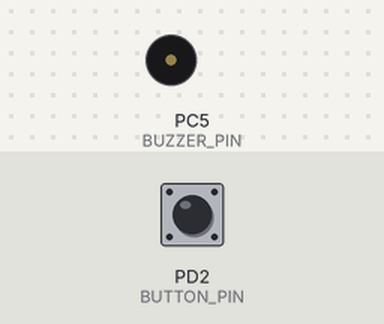
The program below on a simulated ATmega32, built with avr-gcc and emulated at 16 MHz. On the bench: buzzer (waves = sounding). Inputs (shaded band) come from the test bench; at power-on: PD2 (BUTTON_PIN) HIGH.

Above: at 1.2 s.
1.3 s: PD2 (BUTTON_PIN) pulled LOW for 0.15 s
At 2.1 s:
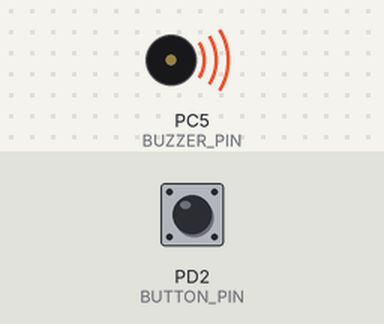
Timing chart, 0 to 4.3 s (numbered marks = the images above; inputs shaded):
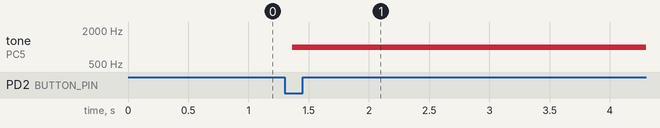

Measured:
- after the input at 1.3 s, tone on PC5 (BUZZER_PIN): silent → 1000 Hz after 0.06 s

The program:

main.c
```c
/*
 * PWM Buzzer.c
 *
 * Created: 10-Jun-26 12:17:49 PM
 * Author : Ahmed
 */

#define F_CPU 16000000UL
#include <avr/io.h>
#include <avr/interrupt.h>
#include <util/delay.h>

#define BUZZER_PIN  PC5
#define BUZZER_DDR  DDRC
#define BUZZER_PORT PORTC

#define BUTTON_PIN  PD2
#define BUTTON_DDR  DDRD
#define BUTTON_PORT PORTD

ISR(TIMER2_COMP_vect)
{
	PORTC ^= (1 << BUZZER_PIN);
}

void buzzer_tone(uint8_t ocr_value)
{
	OCR2  = ocr_value;
	TCNT2 = 0;
	TCCR2 = (1 << WGM21) | (1 << CS22);
	TIMSK |= (1 << OCIE2);
}

void buzzer_off(void)
{
	TCCR2 = 0;
	TIMSK &= ~(1 << OCIE2);
	BUZZER_PORT &= ~(1 << BUZZER_PIN);
}

int main(void)
{
	BUZZER_DDR |= (1 << BUZZER_PIN);

	BUTTON_DDR  &= ~(1 << BUTTON_PIN);
	BUTTON_PORT |=  (1 << BUTTON_PIN);

	sei();

	uint8_t counter      = 0;
	uint8_t prev_state   = 1;

	while (1)
	{
		uint8_t curr_state = (PIND & (1 << BUTTON_PIN)) ? 1 : 0;

		if (prev_state == 1 && curr_state == 0)
		{
			_delay_ms(20);
			if (!(PIND & (1 << BUTTON_PIN)))
			{
				counter++;
				if (counter > 3) counter = 0;

				if (counter == 0) buzzer_off();
				else if (counter == 1) buzzer_tone(124);
				else if (counter == 2) buzzer_tone(61);
				else if (counter == 3) buzzer_tone(30);
			}
		}

		prev_state = curr_state;
	}
}
```
